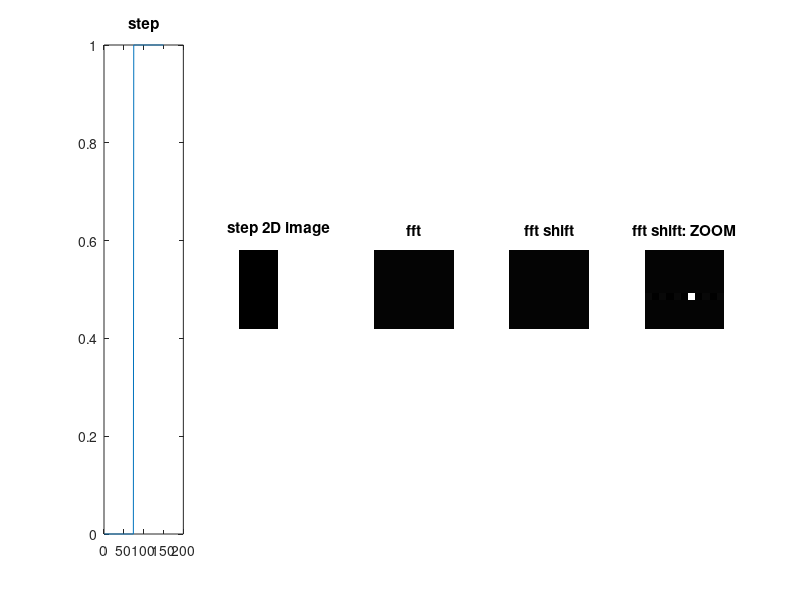

Here is the MATLAB script that generated this plot:
%{
• Creare uno step 2D (l totale = 150)
• Calcolare la FFT e visualizzare lo spettro
• Portare lo spettro al centro del quadrante e visualizzarlo
%}
%GRADINO 2D
step_(1:74)=0;
step_(75:150)=1;
%plot(step_fot)
step_2D = repmat(step_,length(step_),1);
step_2D_T = fft2(step_2D);
step_2D_Ts = fftshift(step_2D_T);
figure;

subplot(1,5,1);
plot(step_);
title('step');

subplot(1,5,2);
imshow(step_2D,[]);
title('step 2D image');

subplot(1,5,3);
imshow(step_2D_T,[]);
title('fft');

subplot(1,5,4);
imshow(step_2D_Ts,[]);
title('fft shift');

subplot(1,5,5);
imshow(step_2D_Ts(70:80,70:80),[]);
title('fft shift: ZOOM');